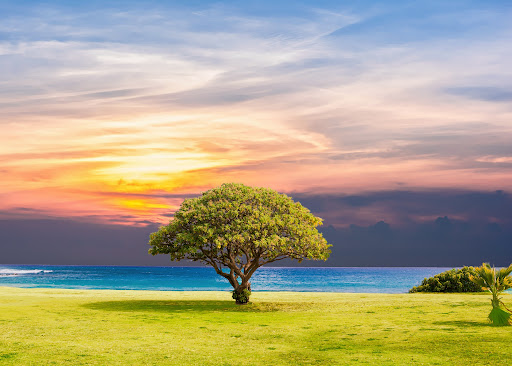
#> input picture image.jpg, 512 x 366 px
$ python convert_image.py
#> lines starting #> are read from the running program, lines starting #| are printed output that depends on the picture
import cv2
import numpy as np
# Load the image
img= cv2.imread('image.jpg')
#> img is the input picture: shape (366, 512, 3); mean B, G, R 135.3, 165.3, 174
# Convert the image to grayscale
gray = cv2.cvtColor(img, cv2.COLOR_BGR2GRAY)
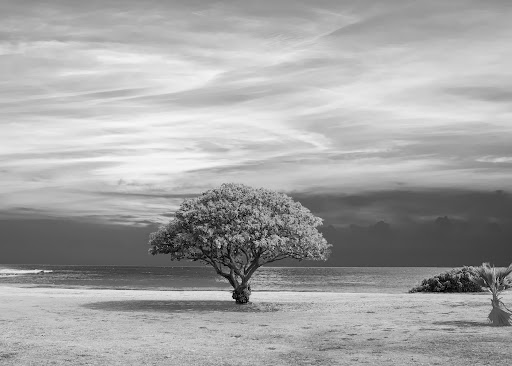
#> gray: shape (366, 512); min 0, max 248, mean 164.5
# Apply median blur to reduce noise
gray = cv2.medianBlur(gray, 3)
# Detect edges using adaptive thresholding
good_edges = cv2.adaptiveThreshold(gray, 255, cv2.ADAPTIVE_THRESH_MEAN_C, cv2.THRESH_BINARY, 7, 3)
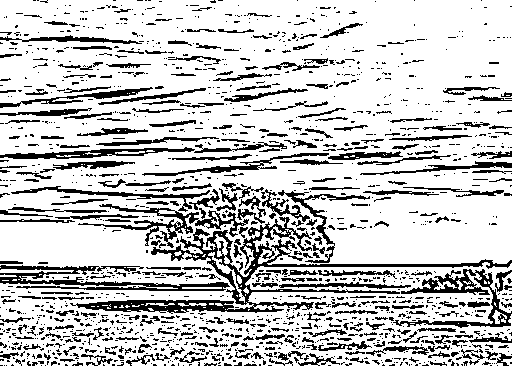
#> good_edges: shape (366, 512); 78% white; black in thin lines or dots
bad_edges = cv2.adaptiveThreshold(gray, 255, cv2.ADAPTIVE_THRESH_MEAN_C, cv2.THRESH_BINARY, 7, 11)
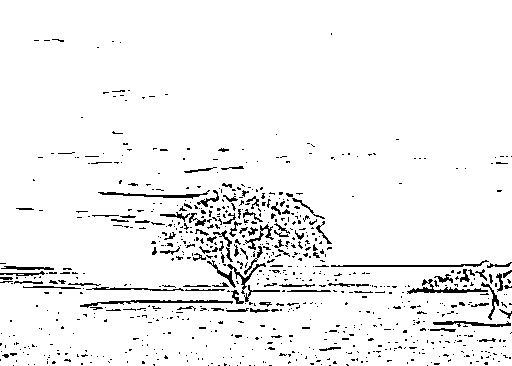
#> bad_edges: shape (366, 512); 94.8% white; black in thin lines or dots
# Convert the image to color
good_color = cv2.bilateralFilter(img, 1, 300, 300)
bad_color = cv2.bilateralFilter(img, 9, 300, 300)
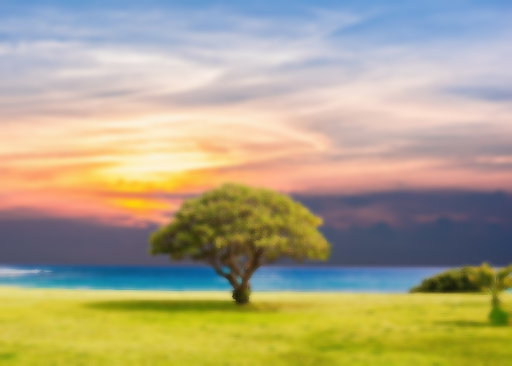
#> bad_color: shape (366, 512, 3); mean B, G, R 135.3, 165.3, 174
# Combine the color image with the edges mask
good_cartoon = cv2.bitwise_and(good_color, good_color, mask=good_edges)
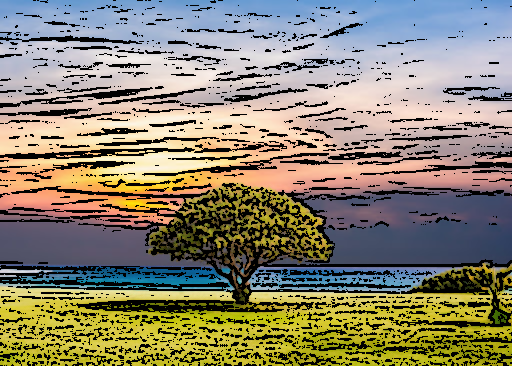
#> good_cartoon: shape (366, 512, 3); mean B, G, R 112.7, 132.6, 139.3
bad_cartoon = cv2.bitwise_and(bad_color, bad_color, mask=bad_edges)
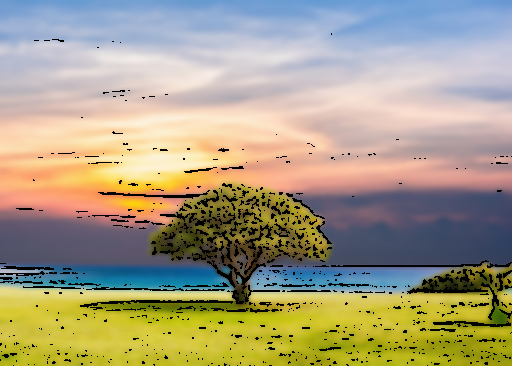
#> bad_cartoon: shape (366, 512, 3); mean B, G, R 131.8, 158.9, 167.4

merge = np.hstack((good_cartoon, bad_cartoon))
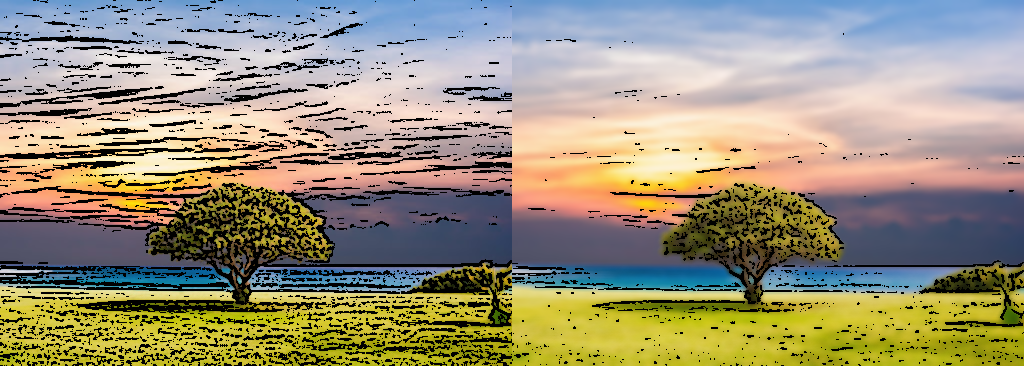
#> merge: shape (366, 1024, 3); mean B, G, R 122.2, 145.7, 153.3
# Display the cartoon image
cv2.imshow("Good Cartoon | Bad Cartoon", merge)
cv2.waitKey(0)
cv2.destroyAllWindows()
